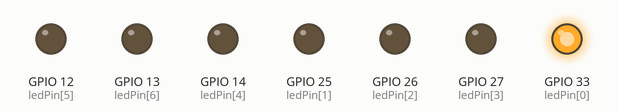
A sketch run on a simulated ESP32. Shown: output pins drawn as LEDs (lit = HIGH).

Above: at 0.2 s.
At 1.4 s:
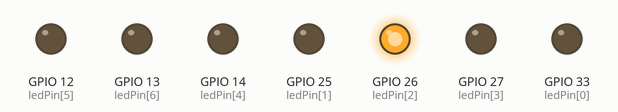
At 2.0 s:
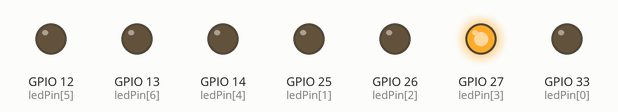
At 2.6 s:
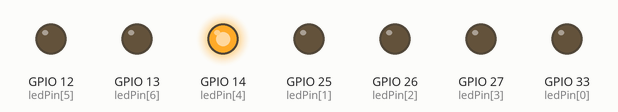
At 3.8 s:
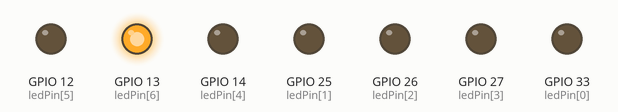
At 5.0 s:
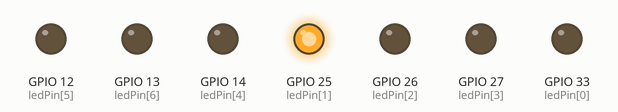
Timing chart, 0 to 5.5 s (numbered marks = the images above):
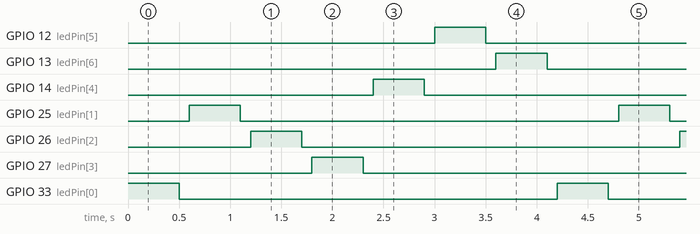

The sketch:

LED_ESP32.ino
```cpp
int ledPin[] ={33,25,26,27,14,12,13};

void setup()
{
 for(int x=0;x<=6;x++){
  pinMode(ledPin[x], OUTPUT);
 }
}

void loop()
{for(int i=0;i<=6;i++){
  digitalWrite(ledPin[i], HIGH);
  delay(500);
  digitalWrite(ledPin[i], LOW);
  delay(100);
  }
}
```

Measured:
- by itself, GPIO 12 (ledPin[5]), GPIO 13 (ledPin[6]), GPIO 14 (ledPin[4]), GPIO 25 (ledPin[1]), GPIO 26 (ledPin[2]), GPIO 27 (ledPin[3]), GPIO 33 (ledPin[0]): alternates HIGH for 0.50 s and LOW for 3.7 s
- by itself, everything shown: repeats every 4.2 s, in 14 steps
